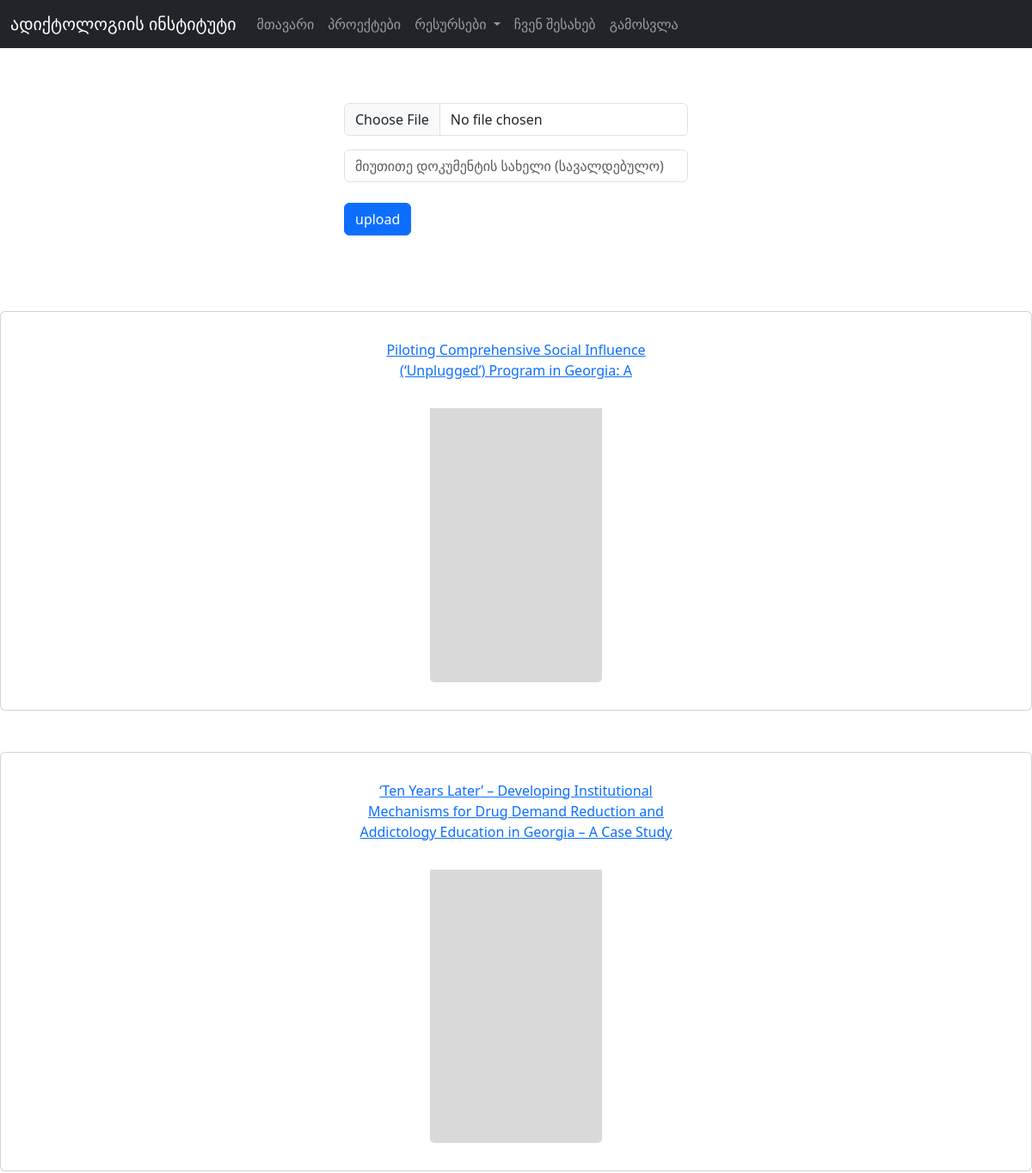
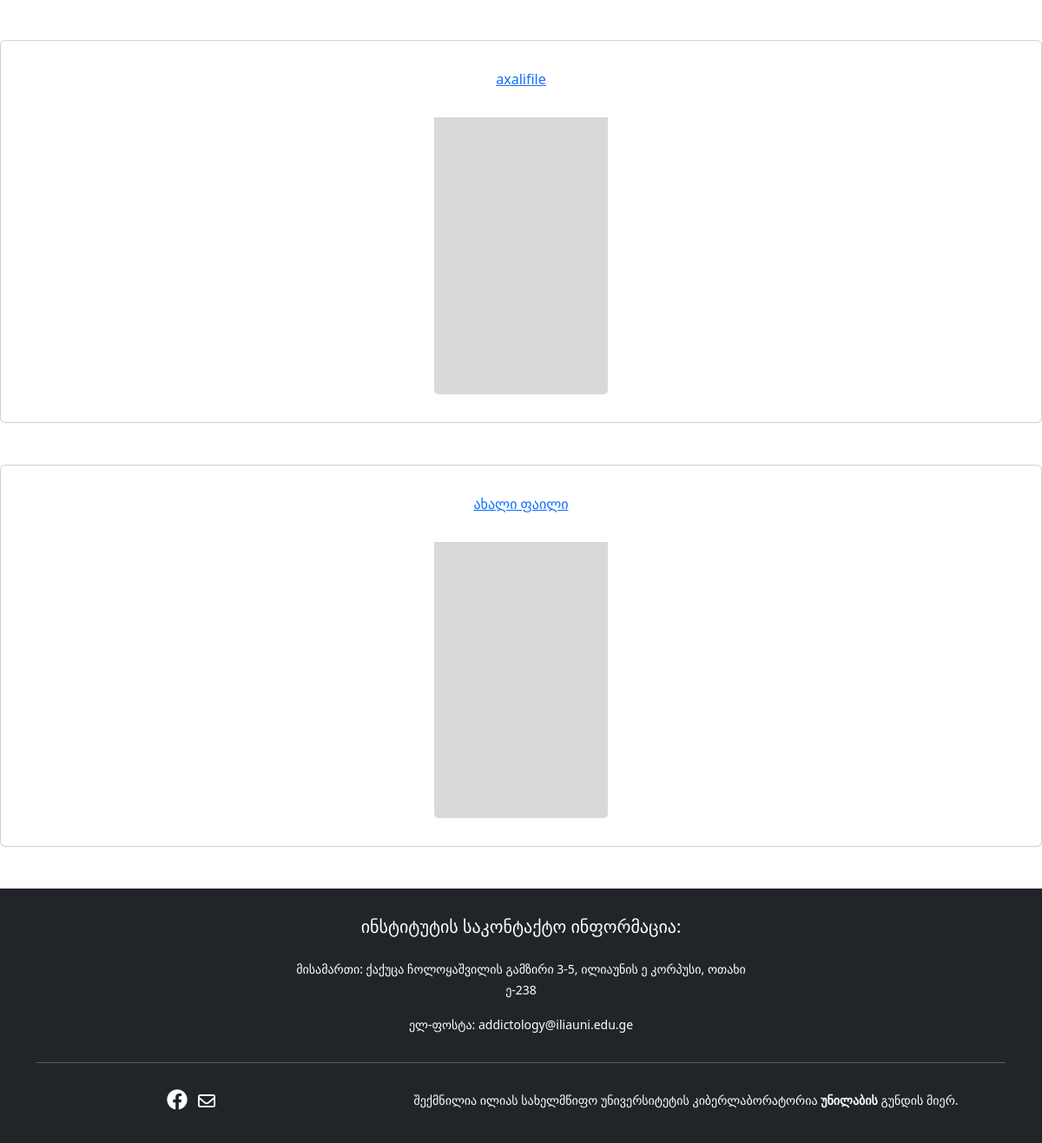
The app's page /publications/academic (signed in) with its own data (2 pictures, top to bottom).
### addiction/models/file.py (models this page shows)
class File(BaseModel):
    __tablename__='files'
    id=db.Column(db.Integer, primary_key=True)
    filename=db.Column(db.String(200))
    displayname=db.Column(db.String(200))
    file_path=db.Column(db.String(500))
    category=db.Column(db.String(200))

### addiction/views/publications/routes.py (the view, shortened to what this page needs)
@publication_blueprint.route("/publications/<string:category>", methods=['GET', 'POST'])
def publication(category):
    publications=File.query.filter_by(category=category).all()
    form=UploadForm()
    return render_template("publications/publications.html", publications=publications, name_dict=name_dict, category=category, form=form)

### addiction/views/publications/forms.py
class UploadForm(FlaskForm):
    pdf=FileField(validators=[ FileAllowed ( ["pdf"])])
    upload=SubmitField('upload')
    displayname=StringField("მიუთითე დოკუმენტის სახელი (სავალდებულო)", validators=[DataRequired("დოკუმენტის სახელი სავალდებულოა"), length(min=3, max=500)])

### addiction/__init__.py (called while the page is built)
def register_extensions(app):
    db.init_app(app)
    migrate.init_app(app, db)
    login_manager.init_app(app)
    login_manager.login_view="auth.login"
    @login_manager.user_loader
    def load_user(_id):
        return User.query.get(_id)
    admin.index_view=SecureAdminView()
    admin.init_app(app)
    admin.add_view(StaffModelView(Staff, db.session))
    admin.add_view(UserModelView(User, db.session))
    admin.add_view(RoleModelView(Role, db.session))
    admin.add_view(FileModelView(File, db.session))
    admin.add_link(MenuLink("Go back", url="/", icon_type="fa", icon_value="fa-sign-out"))

### addiction/models/user.py (called while the page is built)
    def has_role(self, role):
        return role in [userrole.name for userrole in self.roles]

### addiction/templates/publications/publications.html (shortened to what this page needs)
{%extends "layouts/base.html"%}  {%block content%}
{% if current_user.is_authenticated and current_user.has_role('admin')%}
<form method="POST" enctype="multipart/form-data">
<div class="d-flex justify-content-center mt-5 mb-5">
  <div class="col-md-5 col-lg-4 mt-3">
          <div class="mb-3">
            {{form.pdf(class="form-control", accept=".pdf")}}
          </div>
          <div class="mb-3">
            {{form.displayname(class="form-control", placeholder=form.displayname.label.text)}}
          </div>
          <div class="mb-3">
            {{form.upload(class="btn btn-primary mt-2")}}
          </div>
  </div>
</div>
</form>
{%endif%}
<br>
{%for i in publications%}
<div class="card mb-5 text-center align-items-center">
  <div class="card-body mt-3 col-md-4 col-lg-4" >
    <p class="card-text"><a href="{{url_for('publication.view', pdf_name=i.filename)}}">{{i.displayname}}</a></p>
  </div>
  <div class="d-flex justify-content-center mt-3 mb-3">
  <div class="col-md-2 col-lg-2 mb-3">
  <a href="{{url_for('static', filename='publications/' + i.category +'/' + i.filename)}}"><img src="{{ url_for('static', filename = 'images/img.png') }}" class="card-img-bottom" alt="..."></a>
  </div>
</div>
</div>
{%endfor%}
{%endblock%}

### records on screen
File: displayname "Piloting Comprehensive Social Influence (‘Unplugged’) Program in Georgia: A"
File: displayname "‘Ten Years Later’ – Developing Institutional Mechanisms for Drug Demand Reduction and Addictology Education in Georgia – A Case Study"
File: displayname "axalifile"
File: displayname "ახალი ფაილი"
